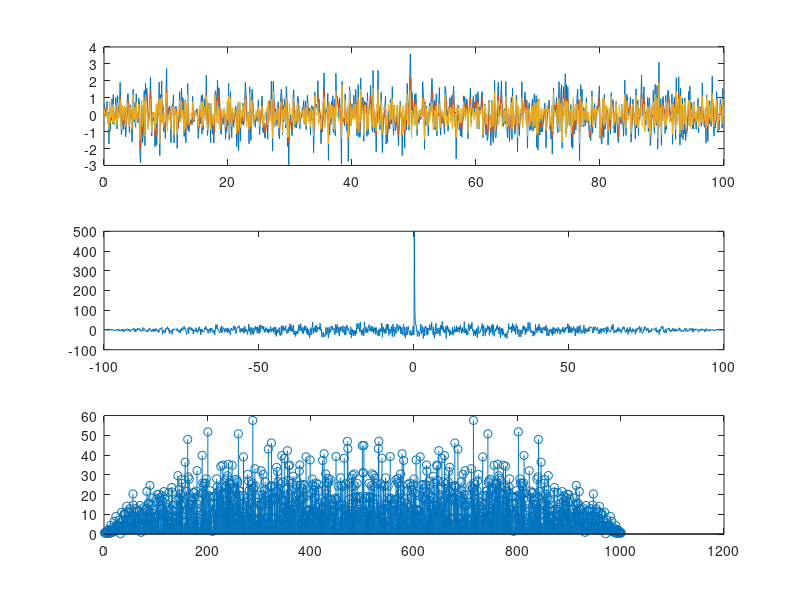

This figure's MATLAB source:
Tm=100;
Ts=0.1;
t=0:Ts:Tm;

r1=rand(1,length(t));
r2=rand(1,length(t));

in=(-2*log(r1)).^0.5.*sin(2*pi*r2);
RC=0.1;
A=Ts/(RC+Ts);
B=RC/(Ts+RC);
fin=zeros(1,max(size(t)));
fin2=fin;
fin(1)=in(1)*A;
fin2(1)=in(1)*B;
for n=2 : max(size(in))
 fin(n)=in(n)*A+B*fin(n-1);
 fin2(n)=(-in(n-1)+in(n)+fin2(n-1))*B;
end
w=in;%gausswin(20)';%[0.5,1,0.5];
inp=zeros(1,2*length(w)+length(in));
inp(length(w)+1:length(w)+length(in))=fin(1,:);



for n=1:length(inp)-length(w)-1
    out(n)=inp(1,n:n+length(w)-1)*w';

end
tc=-Tm:Ts:Tm;
subplot(3,1,1)
    plot(t,in,t,fin,t,fin2)
subplot(3,1,2)
    plot(tc,out)
subplot(3,1,3)
    stem(abs(fft(fin2)))